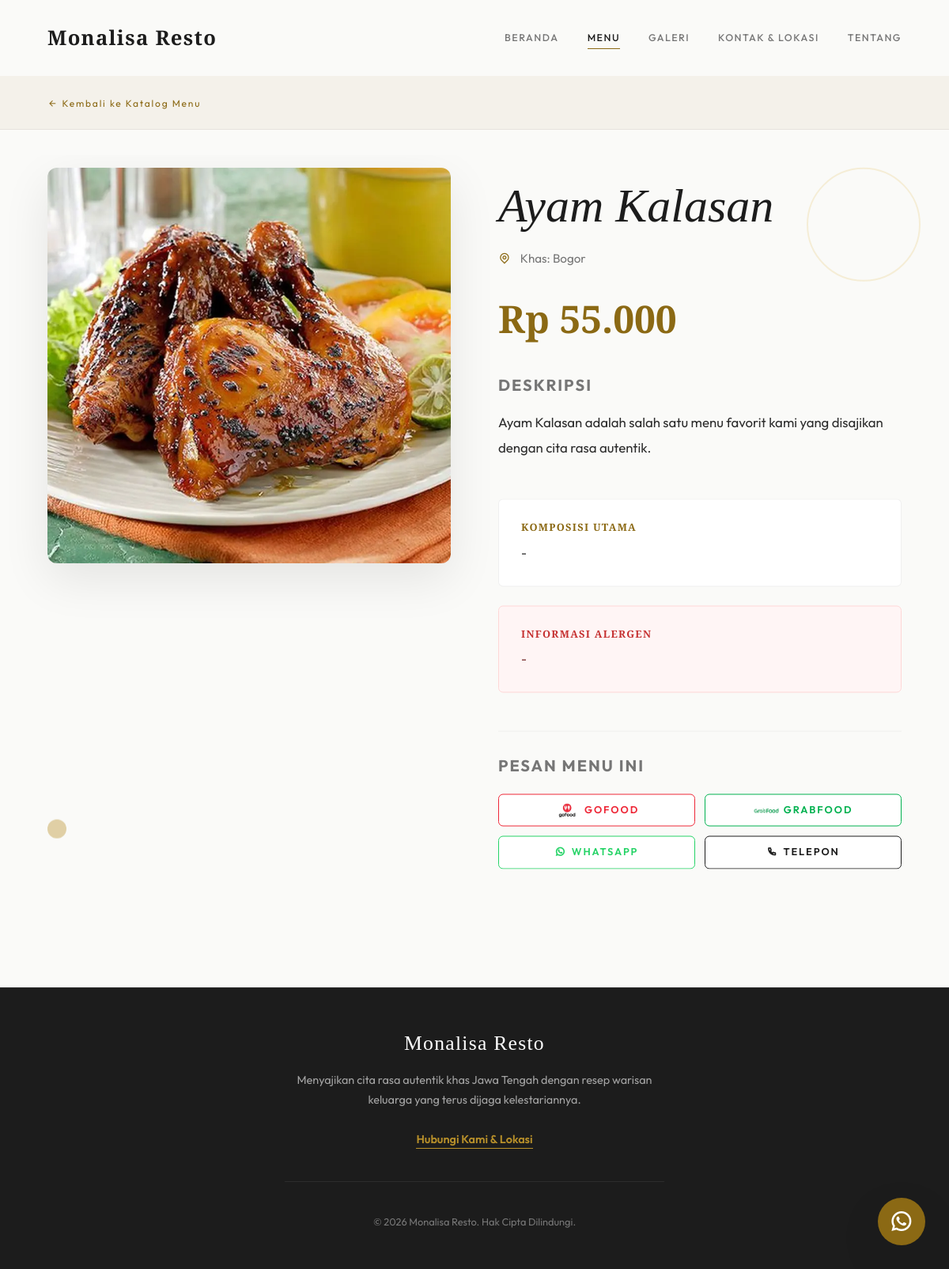
/detail.php?id=2&cv=1782319362, run on the app's committed database.
### tables this page shows
CREATE TABLE `menu` (
  `id` int(11) NOT NULL AUTO_INCREMENT,
  `nama_menu` varchar(100) NOT NULL,
  `asal_daerah` varchar(100) NOT NULL,
  `deskripsi_singkat` text NOT NULL,
  `deskripsi_lengkap` longtext NOT NULL,
  `bahan_utama` text NOT NULL,
  `info_alergen` text DEFAULT NULL,
  `kategori` varchar(50) NOT NULL,
  `harga` decimal(10,2) NOT NULL,
  `foto_url` varchar(255) NOT NULL,
  `status` enum('aktif','nonaktif') DEFAULT 'aktif',
  `created_at` timestamp NOT NULL DEFAULT current_timestamp(),
  `updated_at` timestamp NOT NULL DEFAULT current_timestamp() ON UPDATE current_timestamp(),
  PRIMARY KEY (`id`)
);

### includes/functions.php (called while the page is built, shortened)
<?php
function escapeHtml($string) {
    return htmlspecialchars($string ?? '', ENT_QUOTES, 'UTF-8');
}
function format_rupiah($angka) {
    return "Rp " . number_format($angka, 0, ',', '.');
}
?>

### detail.php (the view, shortened to what this page needs)
<?php
require_once 'includes/header.php';
$id = isset($_GET['id']) ? (int)$_GET['id'] : 0;
$stmt = $pdo->prepare("SELECT * FROM menu WHERE id = ? AND status = 'aktif'");
$stmt->execute([$id]);
$menu = $stmt->fetch();
?>
<main style="padding-top: var(--header-h);">
    <div style="background: var(--bg-warm); border-bottom: 1px solid var(--border); padding: 1.25rem 0; margin-bottom: 2rem;">
        <div class="container">
            <a href="katalog.php?cv=<?= time() ?>" class="btn-ghost" style="font-size: 0.75rem;">
                <i class="ri-arrow-left-line"></i> Kembali ke Katalog Menu
            </a>
        </div>
    </div>
    <section class="section" style="padding-top: 1rem; position: relative; overflow: hidden;">
        <div class="parallax-shape parallax-shape-ring parallax-element reveal" data-speed="0.25" style="top: 10%; right: 3%;"></div>
        <div class="parallax-shape parallax-shape-dot parallax-element reveal" data-speed="0.18" style="bottom: 15%; left: 5%;"></div>
        <div class="container">
            <div class="split-section" style="align-items: start; gap: clamp(2rem, 5vw, 4rem);">
                <div class="reveal reveal-up">
                    <div class="parallax-wrap">
                        <img src="<?= escapeHtml($menu['foto_url']) ?>" alt="<?= escapeHtml($menu['nama_menu']) ?>"
                             class="parallax-img"
                             onerror="this.src='https://via.placeholder.com/600x600?text=Foto+Menu'">
                    </div>
                </div>
                <div class="reveal reveal-up delay-2 parallax-element" data-speed="0.12">
                    <span class="eyebrow"><?= escapeHtml($menu['kategori']) ?></span>
                    <h1 class="section-title" style="margin-bottom: 1rem;"><?= escapeHtml($menu['nama_menu']) ?></h1>
                    <p style="color: var(--text-muted); font-size: 0.95rem; margin-bottom: 2.5rem; display: flex; align-items: center; gap: 0.75rem;">
                        <i class="ri-map-pin-line" style="color: var(--primary);"></i> Khas: <?= escapeHtml($menu['asal_daerah']) ?>
                    </p>
                    <div style="font-family: 'Cormorant Garamond', serif; font-size: 3rem; color: var(--primary); font-weight: 600; margin-bottom: 3rem; line-height: 1;">
                        <?= format_rupiah($menu['harga']) ?>
                    </div>
                    <div class="reveal reveal-up delay-3" style="margin-bottom: 3rem;">
                        <h3 style="font-size: 1.25rem; margin-bottom: 1.25rem; font-family: var(--font-body); font-weight: 700; text-transform: uppercase; letter-spacing: 0.1em; color: var(--text-muted);">Deskripsi</h3>
                        <p style="line-height: 1.9; color: var(--text); font-size: 1.05rem;"><?= nl2br(escapeHtml($menu['deskripsi_lengkap'])) ?></p>
                    </div>
                    <div class="reveal reveal-up delay-4" style="display: grid; grid-template-columns: 1fr; gap: 1.5rem;">
                        <div style="background: var(--surface); padding: 1.75rem; border: 1px solid var(--border); border-radius: var(--radius-sm);">
                            <h4 style="font-size: 0.8rem; font-weight: 700; text-transform: uppercase; letter-spacing: 0.1em; color: var(--primary); margin-bottom: 0.75rem;">Komposisi Utama</h4>
                            <p style="font-size: 0.95rem;"><?= escapeHtml($menu['bahan_utama']) ?></p>
                        </div>
                        <?php if(!empty($menu['info_alergen']) && $menu['info_alergen'] !== 'Tidak ada'): ?>
                        <div style="background: #FFF5F5; padding: 1.75rem; border: 1px solid #FED7D7; border-radius: var(--radius-sm);">
                            <h4 style="font-size: 0.8rem; font-weight: 700; text-transform: uppercase; letter-spacing: 0.1em; color: #C53030; margin-bottom: 0.75rem;">Informasi Alergen</h4>
                            <p style="font-size: 0.95rem; color: #742A2A;"><?= escapeHtml($menu['info_alergen']) ?></p>
                        </div>
                        <?php endif; ?>
                    </div>
                    <?php
                    $stmt_konten = $pdo->query("SELECT bagian, isi FROM konten_halaman WHERE halaman = 'beranda'");
                    $konten_beranda = $stmt_konten->fetchAll(PDO::FETCH_KEY_PAIR);
                    $stmt_kontak = $pdo->query("SELECT bagian, isi FROM konten_halaman WHERE halaman = 'kontak'");
                    $kontak_data = $stmt_kontak->fetchAll(PDO::FETCH_KEY_PAIR);
                    $link_gofood = $konten_beranda['link_gofood'] ?? '';
                    $link_grabfood = $konten_beranda['link_grabfood'] ?? '';
                    $telepon = $kontak_data['telepon'] ?? '';
                    $telepon_link = 'tel:' . str_replace(['-', ' ', '(', ')'], '', $telepon);
                    $raw_wa = $kontak_data['whatsapp'] ?? '';
                    $clean_wa = preg_replace('/[^0-9]/', '', $raw_wa);
                    $whatsapp_phone = $clean_wa;
                    if (strpos($clean_wa, '0') === 0) {
                        $whatsapp_phone = '62' . substr($clean_wa, 1);
                    }
                    $wa_text = rawurlencode("Halo Monalisa Resto, saya ingin memesan menu: " . $menu['nama_menu'] . " (" . format_rupiah($menu['harga']) . ").");
                    $wa_link = "https://wa.me/" . $whatsapp_phone . "?text=" . $wa_text;
                    ?>
                    <div class="reveal reveal-up delay-5" style="margin-top: 3rem; padding-top: 2rem; border-top: 1px solid var(--border);">
                        <h3 style="font-size: 1.25rem; margin-bottom: 1.5rem; font-family: var(--font-body); font-weight: 700; text-transform: uppercase; letter-spacing: 0.1em; color: var(--text-muted);">Pesan Menu Ini</h3>
                        <?php
                        $detail_buttons = [];
                        if (!empty($link_gofood)) $detail_buttons[] = '<a href="' . escapeHtml($link_gofood) . '" class="btn btn-gofood" target="_blank" rel="noopener noreferrer"><img src="assets/images/logo gofood.webp" alt="GoFood"> GoFood</a>';
                        if (!empty($link_grabfood)) $detail_buttons[] = '<a href="' . escapeHtml($link_grabfood) . '" class="btn btn-grabfood" target="_blank" rel="noopener noreferrer"><img src="assets/images/logo grabfood.webp" alt="GrabFood"> GrabFood</a>';
                        if (!empty($raw_wa)) $detail_buttons[] = '<a href="' . escapeHtml($wa_link) . '" class="btn btn-whatsapp" target="_blank" rel="noopener noreferrer"><i class="ri-whatsapp-line"></i> WhatsApp</a>';
                        if (!empty($telepon)) $detail_buttons[] = '<a href="' . escapeHtml($telepon_link) . '" class="btn btn-phone"><i class="ri-phone-line"></i> Telepon</a>';
                        $btn_count = count($detail_buttons);
                        if ($btn_count > 0):
                        ?>
                        <div class="detail-order-grid" style="display: grid; grid-template-columns: repeat(<?= $btn_count >= 2 ? 2 : 1 ?>, 1fr); gap: 0.75rem;">
                            <?= implode('', $detail_buttons) ?>
                        </div>
                        <?php endif; ?>
                    </div>
                </div>
            </div>
        </div>
    </section>
</main>
<?php require_once 'includes/footer.php'; ?>

### data on the page
menu: foto_url (picture), nama_menu "Ayam Kalasan", asal_daerah "Bogor", harga "Rp 55.000", deskripsi_lengkap "Ayam Kalasan adalah salah satu menu favorit kami yang disajikan dengan cita rasa autentik.", bahan_utama "-", info_alergen "-"
